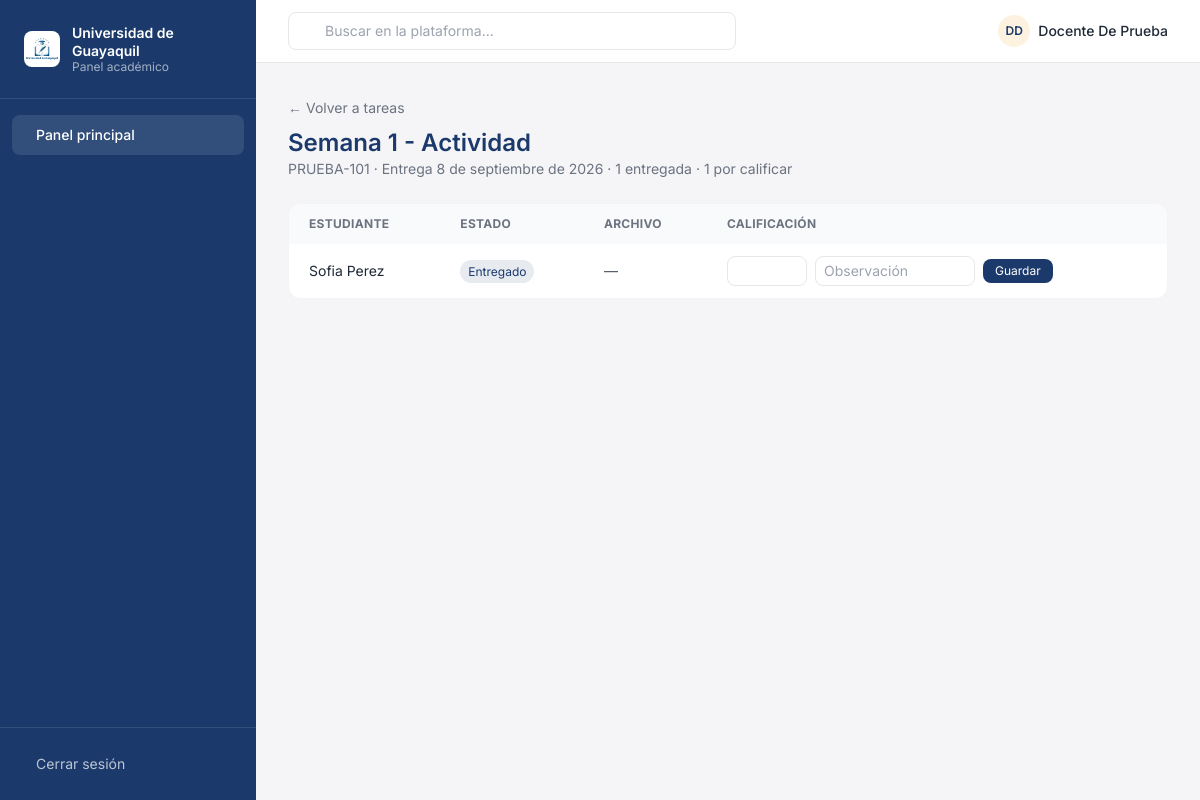
The app's page /docente/tarea/1/entregas/ (signed in) with its own data.
### plataforma/models.py (models this page shows, shortened)
class Tarea(models.Model):
    materia = models.ForeignKey(Materia, on_delete=models.CASCADE, related_name='tareas')
    actividad = models.ForeignKey(
        'ActividadPlanificada',
        on_delete=models.SET_NULL,
        null=True,
        blank=True,
        related_name='tareas',
        help_text="Actividad de la planificación de la que cuelga. Define su categoría y su parcial."
    )
    titulo = models.CharField(max_length=200)
    descripcion = models.TextField()
    fecha_asignacion = models.DateField(auto_now_add=True)
    fecha_entrega = models.DateField()
    pdf_guia = cloudinary.models.CloudinaryField('guias', null=True, blank=True)
    @property
    def parcial(self):
        """Parcial al que aporta esta tarea, si cuelga de la planificación."""
        return self.actividad.unidad.parcial if self.actividad else None
    class Meta:
        verbose_name_plural = "Tareas"

class Materia(models.Model):
    nombre = models.CharField(max_length=100)
    codigo = models.CharField(max_length=20, unique=True)
    carrera = models.ForeignKey(Carrera, on_delete=models.CASCADE, related_name='materias')
    creditos = models.IntegerField(default=4)
    descripcion = models.TextField(blank=True)
    profesor = models.CharField(max_length=100, blank=True)  # legado: se conserva por datos existentes
    docente = models.ForeignKey(
        'PerfilDocente',
        on_delete=models.SET_NULL,
        null=True,
        blank=True,
        related_name='materias'
    )
    class Meta:
        verbose_name_plural = "Materias"

class EntregaTarea(models.Model):
    ESTADOS = [
        ('Entregado', 'Entregado'),
        ('Calificado', 'Calificado'),
        ('Atrasado', 'Atrasado'),
    ]
    tarea = models.ForeignKey(Tarea, on_delete=models.CASCADE, related_name='entregas')
    estudiante = models.ForeignKey(User, on_delete=models.CASCADE)
    archivo = cloudinary.models.CloudinaryField('entregas', null=True, blank=True)
    fecha_entrega = models.DateTimeField(auto_now_add=True)
    calificacion = models.FloatField(null=True, blank=True)
    estado = models.CharField(max_length=20, choices=ESTADOS, default='Entregado')
    observacion = models.TextField(blank=True)
    class Meta:
        verbose_name_plural = "Entregas de Tareas"
        unique_together = ('tarea', 'estudiante')

### plataforma/views.py (the view)
        def wrapper(request, *args, **kwargs):
            if not request.user.is_authenticated:
                return redirect('login')
            try:
                perfil = PerfilUsuario.objects.get(user=request.user)
                if perfil.rol not in roles_permitidos:
                    messages.error(request, "❌ No tienes permisos para acceder a esta sección")
                    return redirect('index')
            except PerfilUsuario.DoesNotExist:
                messages.error(request, "❌ Tu perfil no está configurado")
                return redirect('index')
            return view_func(request, *args, **kwargs)

### plataforma/views.py (called while the page is built)
def rol_requerido(*roles_permitidos):
    def decorator(view_func):
        def wrapper(request, *args, **kwargs):
            if not request.user.is_authenticated:
                return redirect('login')
            try:
                perfil = PerfilUsuario.objects.get(user=request.user)
                if perfil.rol not in roles_permitidos:
                    messages.error(request, "❌ No tienes permisos para acceder a esta sección")
                    return redirect('index')
            except PerfilUsuario.DoesNotExist:
                messages.error(request, "❌ Tu perfil no está configurado")
                return redirect('index')
            return view_func(request, *args, **kwargs)
        return wrapper
    return decorator

def _perfil_docente_o_none(user):
    return PerfilDocente.objects.select_related('carrera').filter(user=user).first()

### plataforma/templates/plataforma/docente_tarea_entregas.html (shortened to what this page needs)
{% extends 'plataforma/base.html' %}
{% block sidebar_links %}{% include 'plataforma/_sidebar_docente.html' %}{% endblock %}
{% block content %}
<div class="mb-6">
  <a href="{% url 'docente_materia_tareas' materia.id %}" class="text-sm text-gray-500 hover:text-navy">← Volver a tareas</a>
  <h1 class="text-2xl font-semibold text-navy mt-2">{{ tarea.titulo }}</h1>
  <p class="text-sm text-gray-500">
    {{ materia.codigo }} · Entrega {{ tarea.fecha_entrega }} ·
    {{ total_entregadas }} entregada{{ total_entregadas|pluralize:"s" }} · {{ total_por_calificar }} por calificar
  </p>
</div>
<div class="bg-white rounded-xl border border-gray-100 overflow-hidden">
  <table class="w-full text-sm">
    <thead class="bg-gray-50 text-left text-xs uppercase tracking-wide text-gray-500">
      <tr>
        <th class="px-5 py-3">Estudiante</th>
        <th class="px-5 py-3">Estado</th>
        <th class="px-5 py-3">Archivo</th>
        <th class="px-5 py-3">Calificación</th>
      </tr>
    </thead>
    <tbody class="divide-y divide-gray-100">
      {% for fila in filas %}
      <tr class="hover:bg-gray-50">
        <td class="px-5 py-3 text-gray-800">{{ fila.estudiante.get_full_name|default:fila.estudiante.username }}</td>
        <td class="px-5 py-3">
          {% if fila.entrega %}
            <span class="text-xs px-2 py-1 rounded-full {% if fila.entrega.estado == 'Atrasado' %}bg-gold-light text-gold{% else %}bg-navy/10 text-navy{% endif %}">
              {{ fila.entrega.estado }}
            </span>
          {% else %}
            <span class="text-xs px-2 py-1 rounded-full bg-gray-100 text-gray-500">Sin entregar</span>
          {% endif %}
        </td>
        <td class="px-5 py-3 text-gray-600">
          {% if fila.entrega.archivo %}
            <a href="{{ fila.entrega.archivo.url }}" target="_blank" class="text-navy hover:underline">Descargar</a>
          {% else %}—{% endif %}
        </td>
        <td class="px-5 py-3">
          {% if fila.entrega %}
          <form method="post" class="flex items-center gap-2">
            <input type="number" name="calificacion" step="0.01" min="0" max="100"
                   value="{{ fila.entrega.calificacion|default_if_none:'' }}"
                   class="w-20 px-2 py-1 text-sm border border-gray-200 rounded-lg">
            <input type="text" name="observacion" placeholder="Observación"
                   value="{{ fila.entrega.observacion }}"
                   class="w-40 px-2 py-1 text-sm border border-gray-200 rounded-lg">
            <button type="submit" class="px-3 py-1 text-xs bg-navy text-white rounded-lg hover:bg-navy-light">Guardar</button>
          </form>
          {% else %}
            <span class="text-gray-400">—</span>
          {% endif %}
        </td>
      </tr>
      {% empty %}
      <tr><td colspan="4" class="text-center px-5 py-8 text-gray-400">No hay estudiantes matriculados en esta materia</td></tr>
      {% endfor %}
    </tbody>
  </table>
</div>
{% endblock %}

### plataforma/templates/plataforma/base.html (shortened to what this page needs)
{% load static %}
<!DOCTYPE html>
<html lang="es">
<head>
<script src="https://cdn.tailwindcss.com"></script>
<link rel="stylesheet" href="https://cdn.jsdelivr.net/npm/@tabler/icons-webfont@latest/dist/tabler-icons.min.css">
</head>
<body class="min-h-screen text-gray-800">
<div class="flex min-h-screen">
  <aside class="hidden md:flex md:flex-col w-64 bg-navy text-white shrink-0">
    <div class="flex items-center gap-3 px-6 py-6 border-b border-white/10">
      <img src="{% static 'images/logo.jpeg' %}" alt="Logo Universidad de Guayaquil" class="w-9 h-9 rounded-lg object-cover">
      <div>
        <p class="text-sm font-semibold leading-tight">Universidad de Guayaquil</p>
        <p class="text-xs text-white/60 leading-tight">Panel {{ user_role|default:"académico" }}</p>
      </div>
    </div>
    <nav class="flex-1 px-3 py-4 space-y-1 text-sm">
      {% block sidebar_links %}{% endblock %}
    </nav>
    <div class="px-3 py-4 border-t border-white/10 space-y-1 text-sm">
      <a href="{% url 'logout' %}" class="flex items-center gap-3 px-3 py-2.5 rounded-lg hover:bg-white/10 transition-colors text-white/70">
         Cerrar sesión
      </a>
    </div>
  </aside>
  <div class="flex-1 flex flex-col min-w-0">
    <header class="flex items-center justify-between bg-white border-b border-gray-200 px-4 md:px-8 py-3 sticky top-0 z-10">
      <div class="flex-1 max-w-md hidden sm:block">
        <div class="relative">
          <input type="text" placeholder="Buscar en la plataforma..."
                 class="w-full pl-9 pr-3 py-2 text-sm border border-gray-200 rounded-lg focus:outline-none focus:ring-2 focus:ring-navy-light/30">
        </div>
      </div>
      <div class="flex items-center gap-4">
        <div class="flex items-center gap-2">
          <div class="w-8 h-8 rounded-full bg-gold-light flex items-center justify-center text-navy text-xs font-semibold">
            {{ request.user.first_name|slice:":1"|upper }}{{ request.user.last_name|slice:":1"|upper }}
          </div>
          <span class="hidden sm:block text-sm font-medium">{{ request.user.get_full_name|default:request.user.username }}</span>
        </div>
      </div>
    </header>
    <main class="flex-1 p-4 md:p-8">
      {% block content %}{% endblock %}
    </main>
  </div>
</div>
</body>
</html>

### plataforma/templates/plataforma/base.html (style rules this page uses)
body { font-family: 'Inter', sans-serif; background-color: #F5F5F7; }

### records on screen
Tarea: titulo "Semana 1 - Actividad", fecha_entrega "8 de septiembre de 2026"
Materia: codigo "PRUEBA-101"

### other values on screen
{{ user_role|default:"académico" }} "académico"
{{ request.user.first_name|slice:":1"|upper }} "D"
{{ request.user.last_name|slice:":1"|upper }} "D"
{{ request.user.get_full_name|default:request.user.username }} "Docente De Prueba"
{{ total_entregadas }} "1"
{{ total_por_calificar }} "1"
{{ fila.estudiante.get_full_name|default:fila.estudiante.username }} "Sofia Perez"
{{ fila.entrega.estado }} "Entregado"
